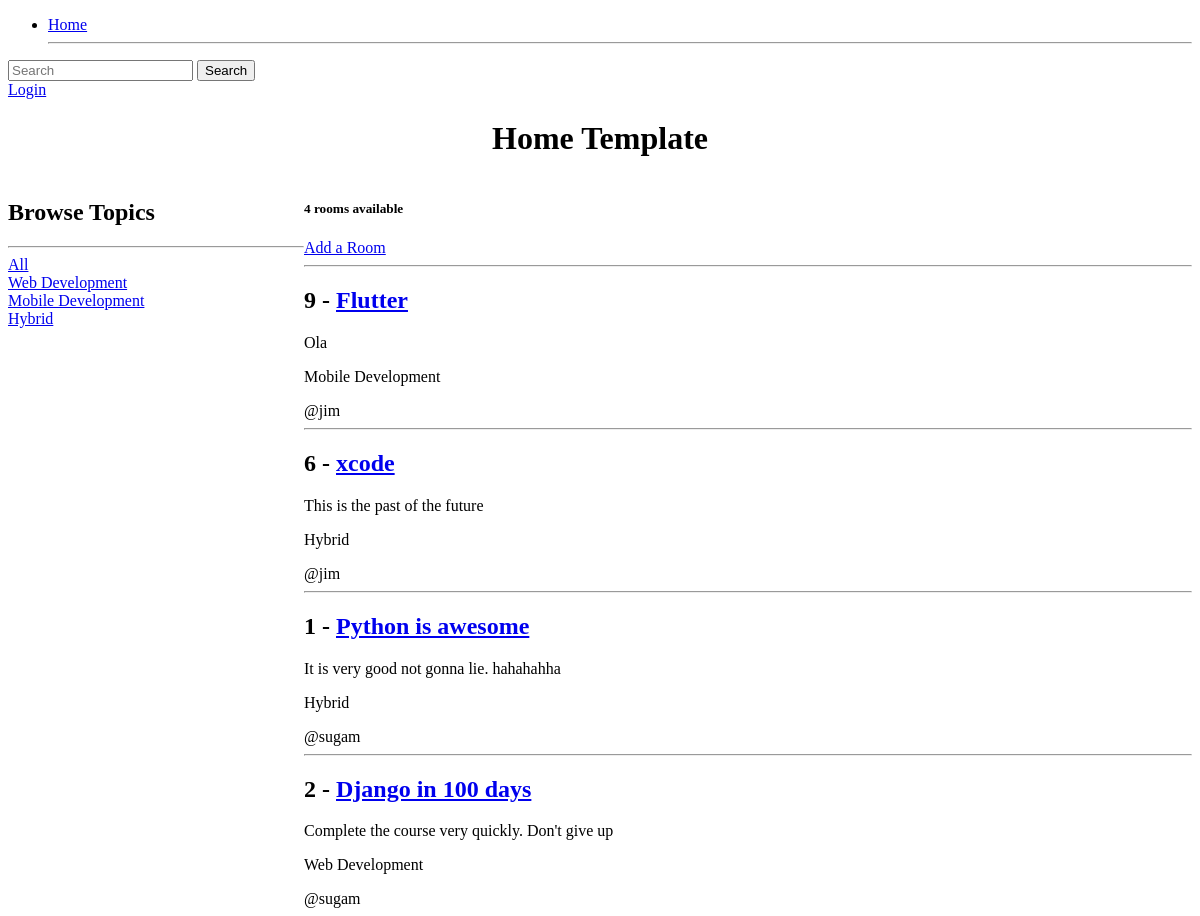
Before: / with the older database file.
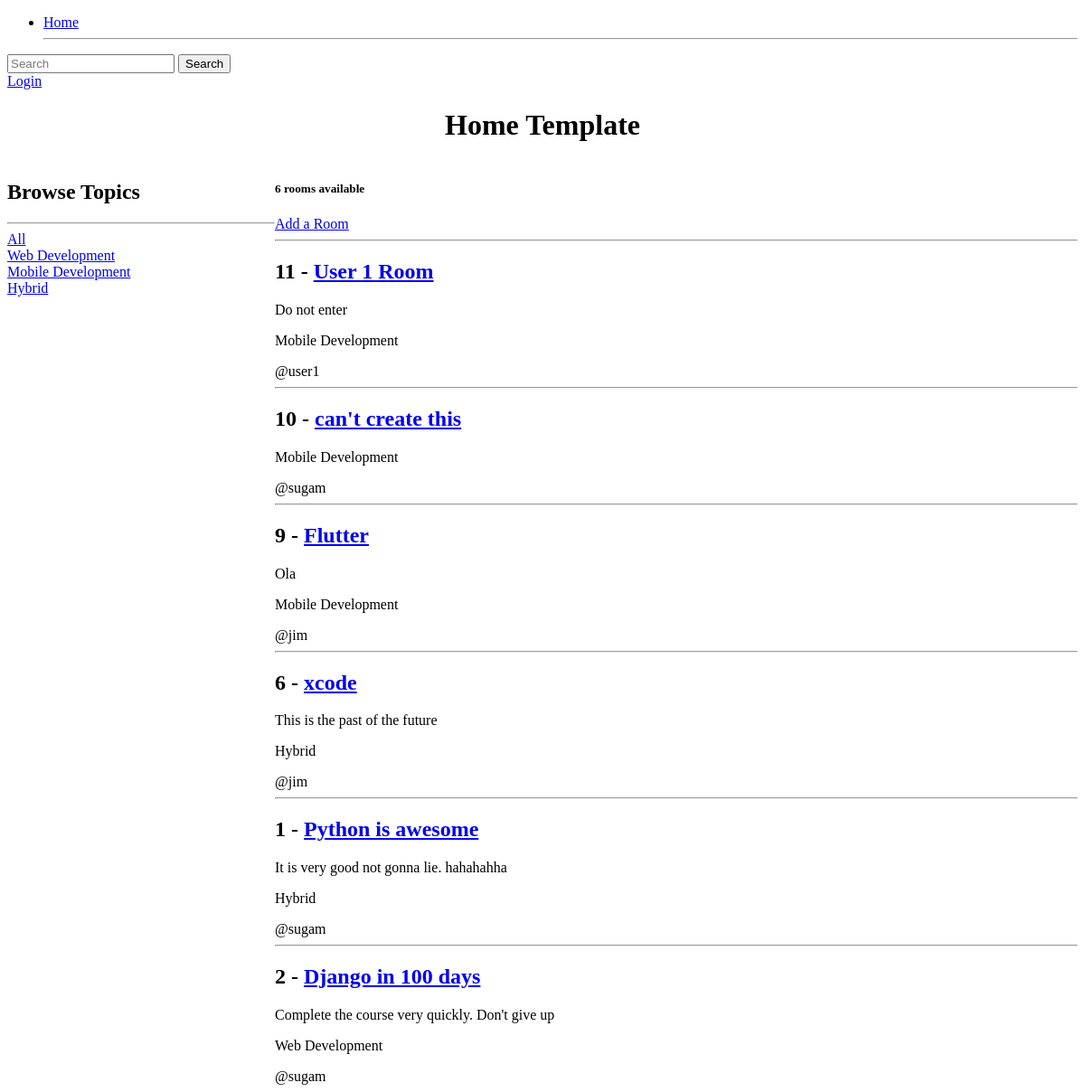
After: the same page with the newer database file.
### base/models.py (models this page shows, shortened)
class Topic(models.Model):
    name = models.CharField(max_length=200)

class Room(models.Model):
    host = models.ForeignKey(User, on_delete=models.SET_NULL, null=True)
    topic = models.ForeignKey(Topic, on_delete=models.SET_NULL, null=True)
    name = models.CharField(max_length=255)
    description = models.TextField(
        null=True, blank=True
    )  # means that the field is optional.
    updated = models.DateTimeField(auto_now=True)  # everytime it's updated
    created = models.DateTimeField(
        auto_now_add=True
    )  # the field will be set to the current date and time when object is created.
    class Meta:
        ordering = ["-updated", "-created"]

### base/views.py (the view)
# urls.py: path("", views.home, name="home"),
def home(request):
    q = request.GET.get("q") if request.GET.get("q") else ""
    rooms = Room.objects.filter(
        Q(topic__name__icontains=q) | Q(name__icontains=q) | Q(description__icontains=q)
    )
    topics = Topic.objects.all()
    room_count = rooms.count()
    context = {"rooms": rooms, "topics": topics, "room_count": room_count}
    return render(request, "base/home.html", context)

### base/templates/base/home.html (shortened to what this page needs)
{% extends 'main.html' %}
{% block content %}
<h1 class="title">Home Template</h1>
<div class="home-container">
    <div class="topics">
        <h2>Browse Topics</h2>
        <hr />
        <a href="{% url 'home' %}">All</a>
        {% for topic in topics %}
        <div>
            <a href="{% url 'home' %}?q={{topic.name}}">{{topic.name}}</a>
        </div>
        {% endfor %}
    </div>
    <div>
        <h5>{{room_count}} rooms available</h5>
        <a href="{% url 'create-room' %}">Add a Room</a>
        <div>
            {% for room in rooms %}
            <div>
                <hr />
                <h2>{{ room.id }} - <a href="{% url 'room' room.id %}"> {{ room.name }}</a></h2>
                <p>{{ room.description }}</p>
                <p>{{ room.topic.name }}</p>
                <span>@{{room.host.username}}</span>
            </div>
            {% endfor %}
        </div>
    </div>
</div>
{% endblock content %}

### templates/main.html (shortened to what this page needs)
<!DOCTYPE html>
<html lang="en">
<head>
</head>
<body>
    {% include 'navbar.html' %}
    {% block content %}
    {% endblock %}
</body>
</html>

### templates/navbar.html
<nav>
    <div>
        <ul>
            <li>
                <a href="/">Home</a>
            </li>
            <hr />
        </ul>
        <form method="GET" action="{% url 'home' %}">
            <input type="text" name="q" placeholder="Search" />
            <input type="submit" value="Search" />
        </form>
        {% if request.user.is_authenticated %}
        <p>Hello {{ request.user }} </p>
        <a href="{% url 'logout' %}">Logout</a>
        {% else %}
        <a href="{% url 'login' %}">Login</a>
        {% endif %}
    </div>
</nav>

### base/templates/base/home.html (style rules this page uses)
.home-container { display: grid; grid-template-columns: 1fr 3fr; }
.title { font-size: 2em; font-weight: bold; text-align: center; }

Changed rows visible on the page:
added Room: id "11", name "User 1 Room", description "Do not enter", topic.name "Mobile Development", host.username "user1"
added Room: id "10", name "can't create this", topic.name "Mobile Development", host.username "sugam"
Other visible differences:
{{ room_count }}: "4" → "6"
